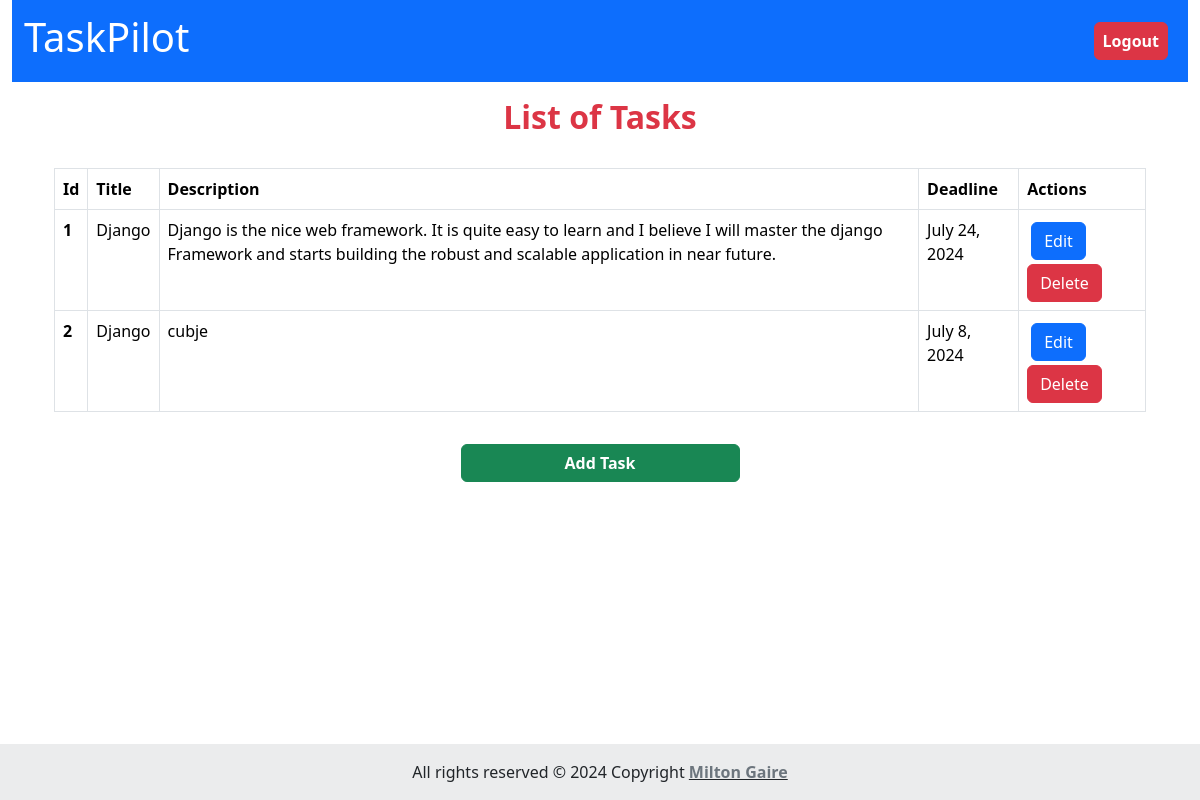
Page /index/ (signed in) on the committed database.
### Taskpilot/models.py (models this page shows, shortened)
class Task(models.Model):
    user = models.ForeignKey(User, on_delete=models.SET_NULL, null=True, blank=True)
    task_title = models.CharField(max_length=200)
    task_description = models.TextField(max_length=400)
    task_deadline = models.DateField(validators=[future_date_validator])

### Taskpilot/views.py (the view)
# urls.py: path('index/', index , name="index"),
@login_required(login_url="/login")
def index(request):
    all_tasks=Task.objects.all()
    context={'tasks':all_tasks}
    return render(request, "index.html", context)

### Taskpilot/templates/index.html
{% extends "base.html" %}
{% block start %}
<div class="container d-flex justify-content-center align-items-center flex-column">
    <h2 class="text-center my-3 text-danger fw-bold">List of Tasks</h2>
{% if tasks %}
<div class="container my-3">
    <table class="table table-bordered">
        <thead>
          <tr>
            <th scope="col">Id</th>
            <th scope="col">Title</th>
            <th scope="col">Description</th>
            <th scope="col">Deadline</th>
            <th scope="col">Actions</th>
          </tr>
        </thead>
        <tbody>
            {% for task in tasks %}
          <tr>
            <th scope="row">{{forloop.counter}}</th>
            <td>{{task.task_title}}</td>
            <td>{{task.task_description}}</td>
            <td>{{task.task_deadline}}</td>
          <td> <a href="/update-task/{{task.id}}" class="btn btn-primary m-1">Edit</a>
            <a href="/delete-task/{{task.id}}" class="btn btn-danger">Delete</a></td>
          </tr>
          {% endfor %}
        </tbody>
      </table>
</div>
 {% else %}
 <h3 class="text-muted display-6 m-5 shadow-sm p-4">No Tasks Found</h3>
{% endif %}
<a href="/addTask" class="text-white text-decoration-none btn btn-success w-25 fw-bold my-0 mb-10">Add Task</a>
</div>
{% endblock %}

### Taskpilot/templates/base.html (shortened to what this page needs)
<!doctype html>
<html lang="en">
<head>
  <link href="https://cdn.jsdelivr.net/npm/bootstrap@5.3.3/dist/css/bootstrap.min.css" rel="stylesheet"
>
</head>
<body>
  <div class="container-fluid">
    <nav class="navbar navbar-expand-lg  navbar-light bg-primary py-2">
      <div class="container-fluid d-flex justify-content-between">
        <a class="navbar-brand text-white" href="/home">
          <h1>TaskPilot</h1>
        </a>
        {% if request.user.is_authenticated %}
        <ul class="navbar-nav">
          <li class="nav-item">
            <a class="nav-link" href="/logout"><button
                class="btn btn-danger text-white fw-bold px-2">Logout</button></a>
          </li>
        </ul>
        {% endif %}
      </div>
    </nav>
  </div>
  {% block start%}
  {% endblock %}
  <footer class="fixed-bottom bg-body-tertiary text-center text-lg-start mt-10">
    <div class="text-center p-3" style="background-color: rgba(0, 0, 0, 0.05);">
      All rights reserved © 2024 Copyright
      <a class="text-body" href="https://miltongaire.com"><strong class="text-secondary ">Milton Gaire</strong></a>
    </div>
  </footer>
</body>
</html>

### rows in the picture
Task: task_title "Django", task_description "Django is the nice web framework. It is quite easy to learn and I believe I will master the django Framework and starts building the robust and scalable application in near future.", task_deadline "July 24, 2024"
Task: task_title "Django", task_description "cubje", task_deadline "July 8, 2024"
